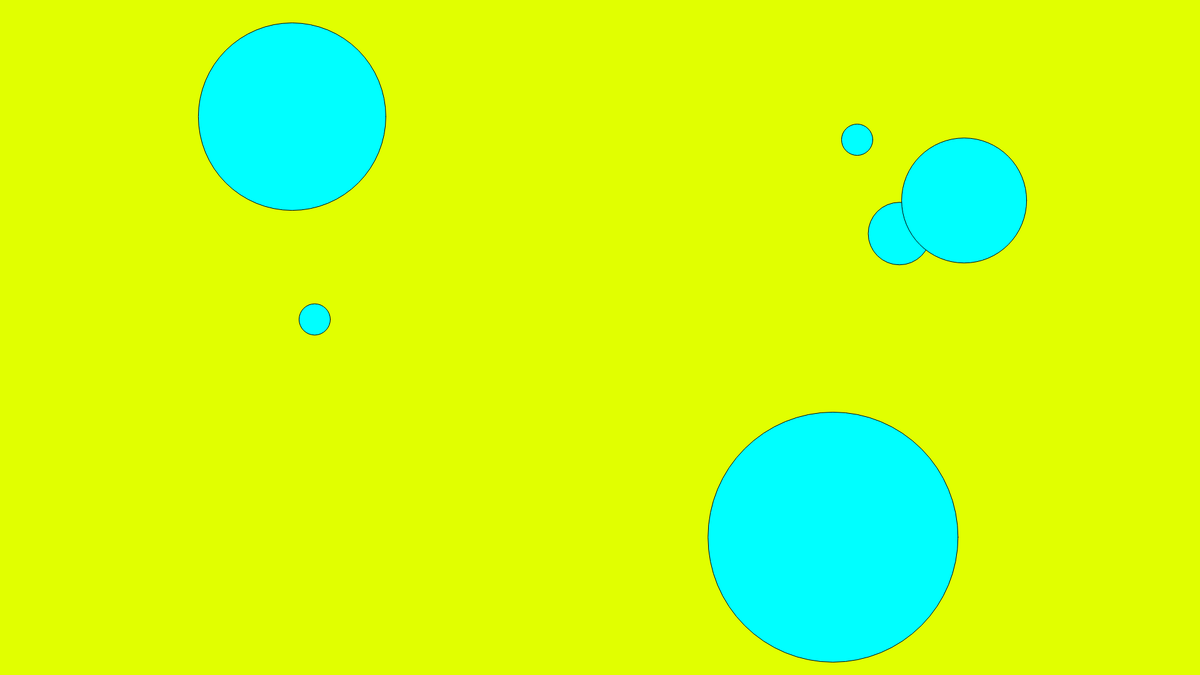
Frame 1 (no input)
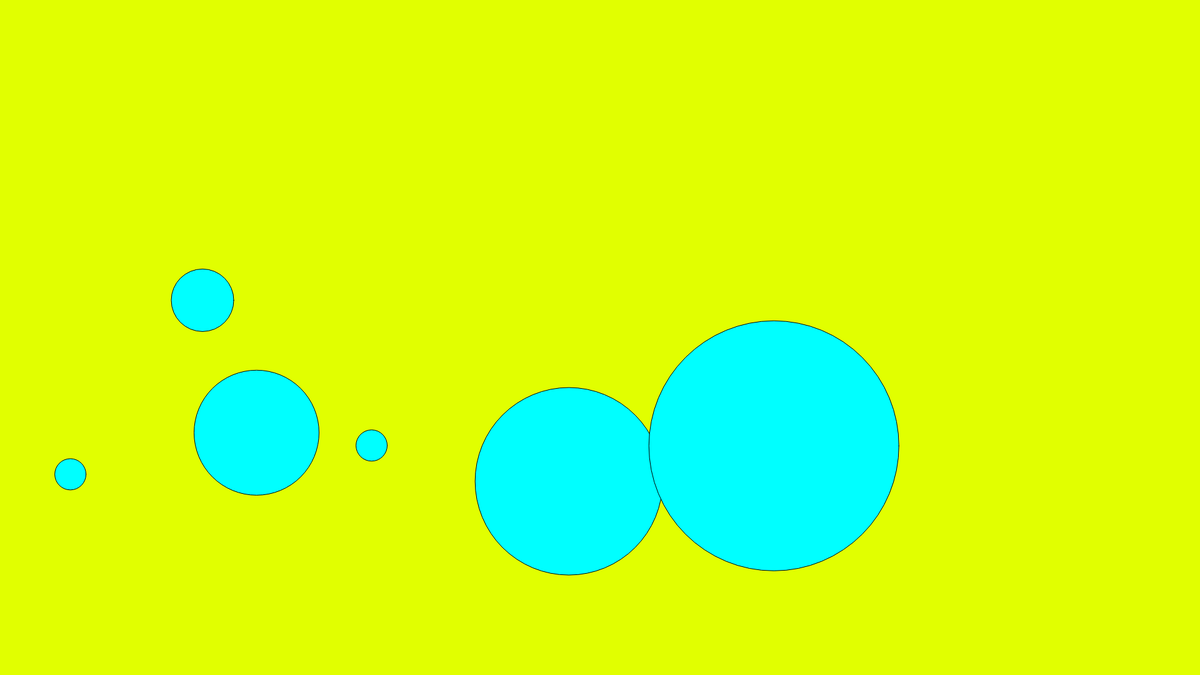
Frame 60 (no input)
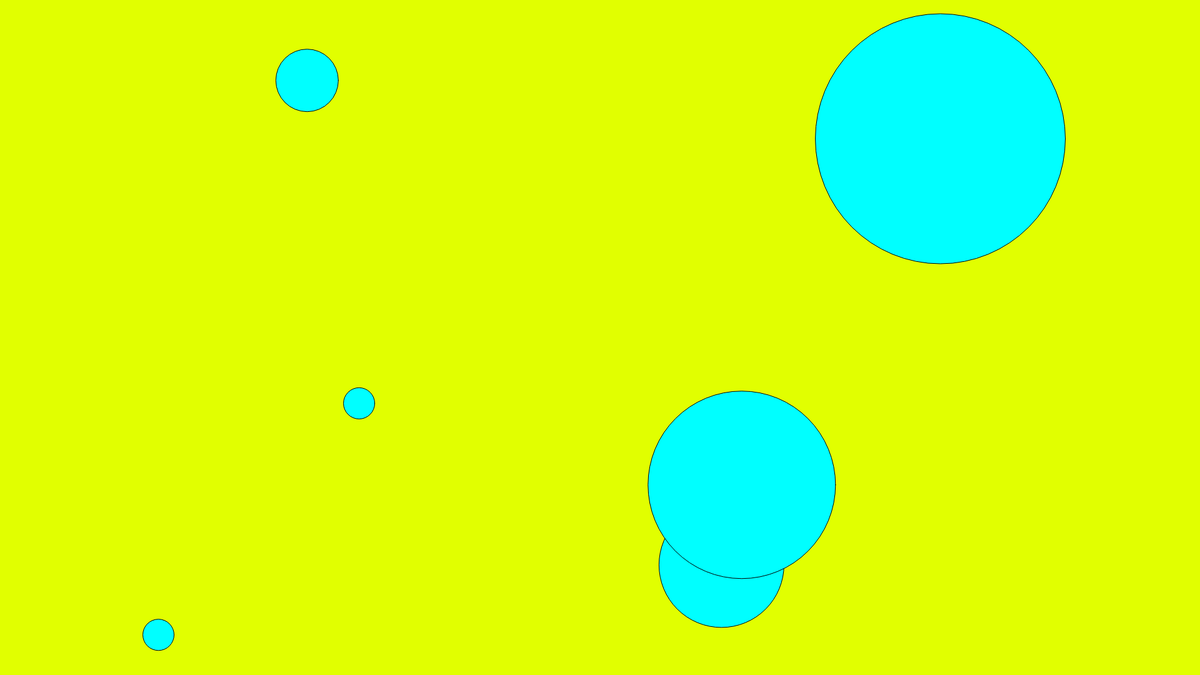
Frame 120 (the mouse pressed at the canvas centre since frame 60)

The p5.js sketch that drew these frames (run headless with seeded random() and noise() and a simulated clock; from frame 60 on, the mouse is pressed at the canvas centre):

// p5.js sketch
// ── sketch.js
function setup() {
  createCanvas(1920, 1080);
  frameRate (30);
  }
  function draw() {
  background(225,255,0);
  fill (0,255,255);
  circle (random(0, 1920), random(0,1080), 50);
  circle (random(0, 1920), random(0,1080), 100);
  circle (random(0, 1920), random(0,1080), 200);
  circle (random(0, 1920), random(0,1080), 300);
  circle (random(0, 1920), random(0,1080), 50);
  circle (random(0, 1920), random(0,1080), 400);
  }
